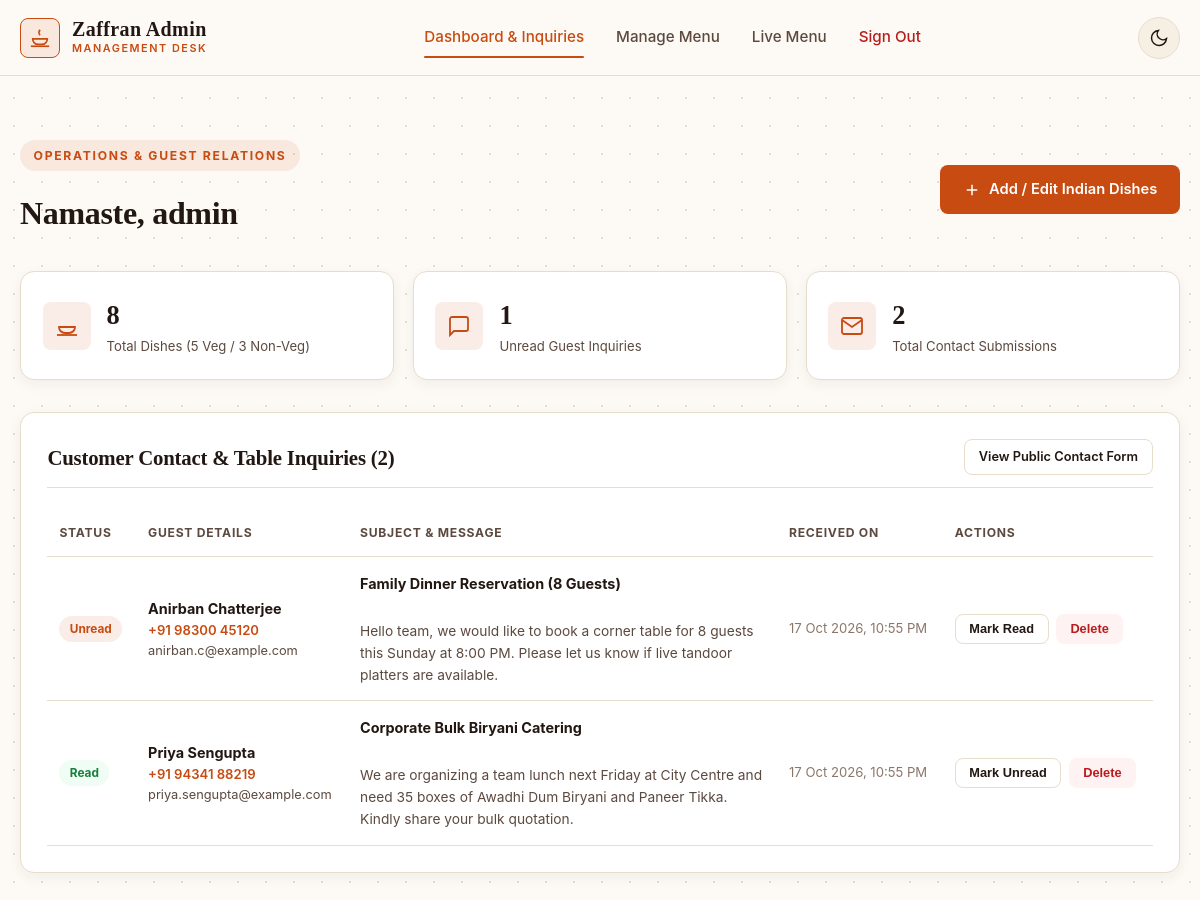
Page /admin/dashboard.php (signed in) on the committed database.
### tables this page shows
CREATE TABLE contact_messages (
    id INT UNSIGNED AUTO_INCREMENT PRIMARY KEY,
    full_name VARCHAR(100) NOT NULL,
    email VARCHAR(120) NOT NULL,
    phone VARCHAR(30) NOT NULL,
    subject VARCHAR(120) NOT NULL,
    message TEXT NOT NULL,
    status ENUM('Unread', 'Read') NOT NULL DEFAULT 'Unread',
    created_at TIMESTAMP DEFAULT CURRENT_TIMESTAMP
);

### admin/dashboard.php (the view, shortened to what this page needs)
<?php
require_once __DIR__ . '/../includes/db.php';
$menuStats = $pdo->query(
    "SELECT
        COUNT(*) AS total_items,
        SUM(CASE WHEN diet_type = 'Veg' THEN 1 ELSE 0 END) AS veg_items,
        SUM(CASE WHEN diet_type = 'Non-Veg' THEN 1 ELSE 0 END) AS nonveg_items
     FROM menu_items"
)->fetch();
$msgStats = $pdo->query(
    "SELECT
        COUNT(*) AS total_messages,
        SUM(CASE WHEN status = 'Unread' THEN 1 ELSE 0 END) AS unread_messages
     FROM contact_messages"
)->fetch();
$inquiriesStmt = $pdo->query('SELECT id, full_name, email, phone, subject, message, status, created_at FROM contact_messages ORDER BY status ASC, id DESC');
$inquiries = $inquiriesStmt->fetchAll();
?>
<!DOCTYPE html>
<html lang="en" data-theme="light">
<head>
    <link rel="stylesheet" href="../assets/style.css">
</head>
<body>
<header class="site-header">
        <div class="container navbar">
            <a href="dashboard.php" class="brand">
                <div class="brand-mark">
                    <svg viewBox="0 0 24 24" fill="none" stroke="currentColor" stroke-width="1.8">
                        <path d="M12 3c-1.5 2-1.5 4 0 6"/>
                        <path d="M4 13h16a6 6 0 0 1-6 6h-4a6 6 0 0 1-6-6Z"/>
                        <line x1="2" y1="21" x2="22" y2="21"/>
                    </svg>
                </div>
                <div class="brand-text">
                    <span class="brand-title">Zaffran Admin</span>
                    <span class="brand-subtitle">Management Desk</span>
                </div>
            </a>
            <ul id="primaryNav" class="nav-links">
                <li><a href="dashboard.php" class="nav-link <?php echo basename($_SERVER['PHP_SELF']) === 'dashboard.php' ? 'active' : ''; ?>">Dashboard &amp; Inquiries</a></li>
                <li><a href="manage_menu.php" class="nav-link <?php echo basename($_SERVER['PHP_SELF']) === 'manage_menu.php' ? 'active' : ''; ?>">Manage Menu</a></li>
                <li><a href="../menu.php" class="nav-link" target="_blank">Live Menu</a></li>
                <li><a href="logout.php" class="nav-link" style="color: var(--danger-color);">Sign Out</a></li>
            </ul>
            <div class="nav-actions">
                <button type="button" class="theme-toggle" data-theme-toggle aria-label="Toggle color theme">
                    <svg class="icon-moon" viewBox="0 0 24 24" fill="none" stroke="currentColor" stroke-width="1.8">
                        <path d="M21 12.79A9 9 0 1 1 11.21 3 7 7 0 0 0 21 12.79z"/>
                    </svg>
                </button>
            </div>
        </div>
    </header>
    <main class="section">
        <div class="container">
            <div style="display: flex; justify-content: space-between; align-items: center; flex-wrap: wrap; gap: 1rem; margin-bottom: 2rem;">
                <div>
                    <span class="eyebrow">Operations &amp; Guest Relations</span>
                    <h1>Namaste, <?php echo htmlspecialchars($_SESSION['admin_username'], ENT_QUOTES, 'UTF-8'); ?></h1>
                </div>
                <a href="manage_menu.php" class="btn btn-primary">
                    <svg viewBox="0 0 24 24" fill="none" stroke="currentColor" stroke-width="2">
                        <line x1="12" y1="5" x2="12" y2="19"/>
                        <line x1="5" y1="12" x2="19" y2="12"/>
                    </svg>
                    <span>Add / Edit Indian Dishes</span>
                </a>
            </div>
            <div class="stats-grid">
                <div class="stat-card">
                    <div class="feature-icon" style="margin-bottom: 0;">
                        <svg viewBox="0 0 24 24" fill="none" stroke="currentColor" stroke-width="1.8">
                            <path d="M4 13h16a6 6 0 0 1-6 6h-4a6 6 0 0 1-6-6Z"/>
                            <line x1="2" y1="21" x2="22" y2="21"/>
                        </svg>
                    </div>
                    <div>
                        <div class="stat-value"><?php echo (int)$menuStats['total_items']; ?></div>
                        <div class="stat-label">Total Dishes (<?php echo (int)$menuStats['veg_items']; ?> Veg / <?php echo (int)$menuStats['nonveg_items']; ?> Non-Veg)</div>
                    </div>
                </div>
                <div class="stat-card">
                    <div class="feature-icon" style="margin-bottom: 0;">
                        <svg viewBox="0 0 24 24" fill="none" stroke="currentColor" stroke-width="1.8">
                            <path d="M21 15a2 2 0 0 1-2 2H7l-4 4V5a2 2 0 0 1 2-2h14a2 2 0 0 1 2 2z"/>
                        </svg>
                    </div>
                    <div>
                        <div class="stat-value"><?php echo (int)$msgStats['unread_messages']; ?></div>
                        <div class="stat-label">Unread Guest Inquiries</div>
                    </div>
                </div>
                <div class="stat-card">
                    <div class="feature-icon" style="margin-bottom: 0;">
                        <svg viewBox="0 0 24 24" fill="none" stroke="currentColor" stroke-width="1.8">
                            <path d="M4 4h16c1.1 0 2 .9 2 2v12c0 1.1-.9 2-2 2H4c-1.1 0-2-.9-2-2V6c0-1.1.9-2 2-2z"/>
                            <polyline points="22,6 12,13 2,6"/>
                        </svg>
                    </div>
                    <div>
                        <div class="stat-value"><?php echo (int)$msgStats['total_messages']; ?></div>
                        <div class="stat-label">Total Contact Submissions</div>
                    </div>
                </div>
            </div>
            <section class="panel-card">
                <div style="display: flex; justify-content: space-between; align-items: center; flex-wrap: wrap; gap: 1rem; margin-bottom: 1.25rem; padding-bottom: 0.75rem; border-bottom: 1px solid var(--border-color);">
                    <h2 style="margin: 0; padding: 0; border: 0;">Customer Contact &amp; Table Inquiries (<?php echo count($inquiries); ?>)</h2>
                    <a href="../index.php#contact" target="_blank" class="btn btn-outline btn-sm">View Public Contact Form</a>
                </div>
                <?php if (empty($inquiries)): ?>
                    <p style="color: var(--text-secondary);">No customer inquiries have been submitted yet.</p>
                <?php else: ?>
                    <div class="table-responsive">
                        <table class="data-table">
                            <thead>
                                <tr>
                                    <th>Status</th>
                                    <th>Guest Details</th>
                                    <th>Subject &amp; Message</th>
                                    <th>Received On</th>
                                    <th>Actions</th>
                                </tr>
                            </thead>
                            <tbody>
                                <?php foreach ($inquiries as $inq): ?>
                                    <?php $isUnread = ($inq['status'] === 'Unread'); ?>
                                    <tr>
                                        <td>
                                            <span class="status-badge <?php echo $isUnread ? 'status-unread' : 'status-read'; ?>">
                                                <?php echo htmlspecialchars($inq['status'], ENT_QUOTES, 'UTF-8'); ?>
                                            </span>
                                        </td>
                                        <td style="min-width: 190px;">
                                            <strong style="display: block; color: var(--text-primary);">
                                                <?php echo htmlspecialchars($inq['full_name'], ENT_QUOTES, 'UTF-8'); ?>
                                            </strong>
                                            <span style="display: block; font-size: 0.82rem; color: var(--accent-primary); font-weight: 600;">
                                                <?php echo htmlspecialchars($inq['phone'], ENT_QUOTES, 'UTF-8'); ?>
                                            </span>
                                            <span style="display: block; font-size: 0.8rem; color: var(--text-secondary);">
                                                <?php echo htmlspecialchars($inq['email'], ENT_QUOTES, 'UTF-8'); ?>
                                            </span>
                                        </td>
                                        <td style="max-width: 420px;">
                                            <strong style="display: block; margin-bottom: 0.2rem;">
                                                <?php echo htmlspecialchars($inq['subject'], ENT_QUOTES, 'UTF-8'); ?>
                                            </strong>
                                            <p style="color: var(--text-secondary); font-size: 0.86rem; white-space: pre-line;">
                                                <?php echo htmlspecialchars($inq['message'], ENT_QUOTES, 'UTF-8'); ?>
                                            </p>
                                        </td>
                                        <td style="white-space: nowrap; font-size: 0.82rem; color: var(--text-muted);">
                                            <?php echo htmlspecialchars(date('d M Y, h:i A', strtotime($inq['created_at'])), ENT_QUOTES, 'UTF-8'); ?>
                                        </td>
                                        <td>
                                            <div class="table-actions">
                                                <form method="POST" action="dashboard.php" style="display: inline;">
                                                    <button type="submit" class="btn btn-outline btn-sm">
                                                        <?php echo $isUnread ? 'Mark Read' : 'Mark Unread'; ?>
                                                    </button>
                                                </form>
                                                <form method="POST" action="dashboard.php" data-confirm-delete data-item-name="inquiry from <?php echo htmlspecialchars($inq['full_name'], ENT_QUOTES, 'UTF-8'); ?>" style="display: inline;">
                                                    <button type="submit" class="btn btn-danger btn-sm">Delete</button>
                                                </form>
                                            </div>
                                        </td>
                                    </tr>
                                <?php endforeach; ?>
                            </tbody>
                        </table>
                    </div>
                <?php endif; ?>
            </section>
        </div>
    </main>
</body>
</html>

### rows in the picture
contact_messages: status "Unread", full_name "Anirban Chatterjee", phone "+91 98300 45120", email "anirban.c@example.com", subject "Family Dinner Reservation (8 Guests)", message "Hello team, we would like to book a corner table for 8 guests this Sunday at 8:00 PM. Please let us know if live tandoor platters are available.", created_at "17 Oct 2026, 10:55 PM", shows "Mark Read"
contact_messages: status "Read", full_name "Priya Sengupta", phone "+91 94341 88219", email "priya.sengupta@example.com", subject "Corporate Bulk Biryani Catering", message "We are organizing a team lunch next Friday at City Centre and need 35 boxes of Awadhi Dum Biryani and Paneer Tikka. Kindly share your bulk quotation.", created_at "17 Oct 2026, 10:55 PM", shows "Mark Unread"

### other values in the picture
$_SESSION['admin_username'] "admin"
$menuStats['total_items'] "8"
$menuStats['veg_items'] "5"
$menuStats['nonveg_items'] "3"
$msgStats['unread_messages'] "1"
$msgStats['total_messages'] "2"
count($inquiries) "2"
